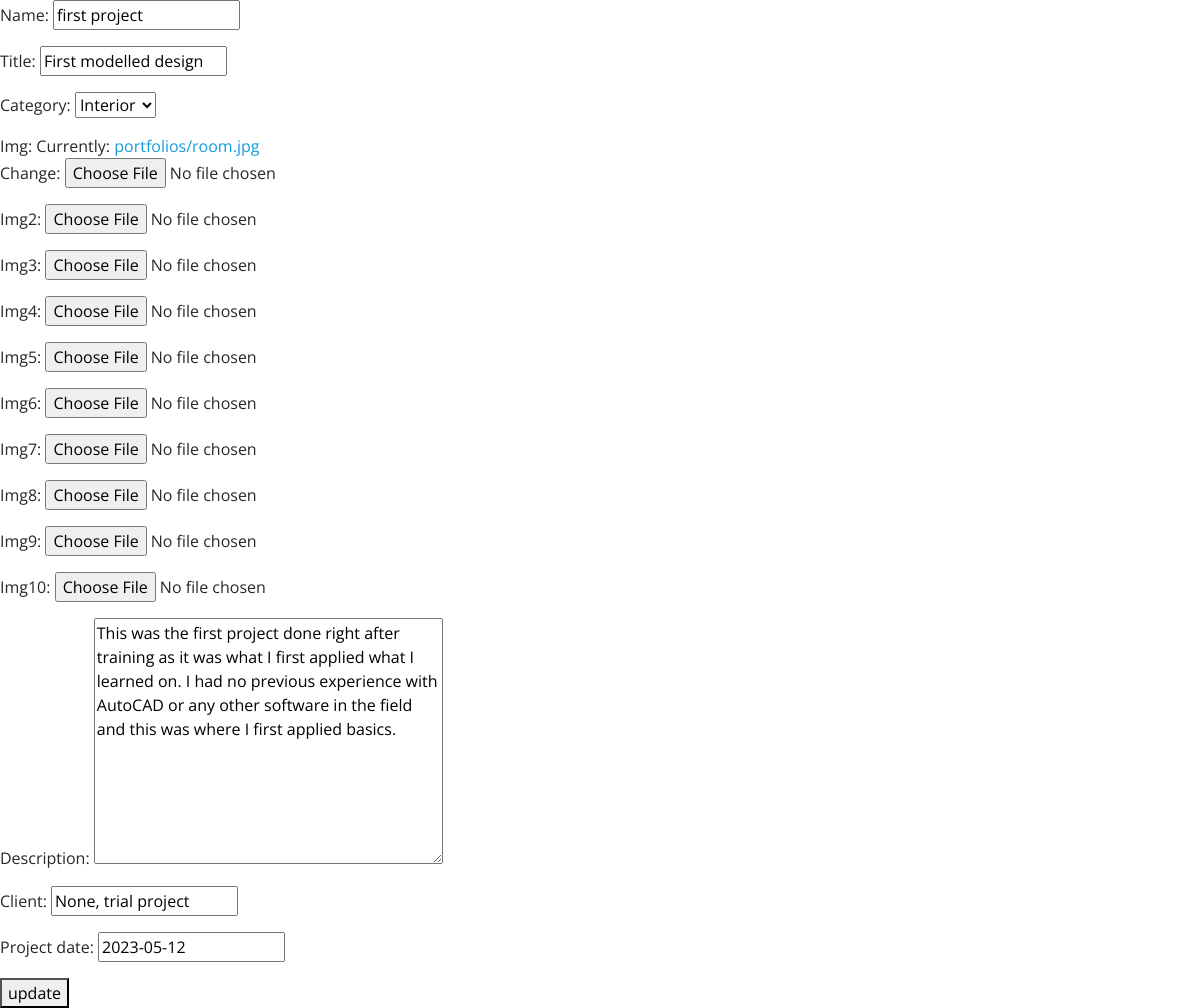
Screenshot of /portfolio-update/1 with the database file from the repository.
### pflio/models.py (models this page shows, shortened)
class Portfolio(models.Model):
    INTERIOR = 'interior'
    EXTERIOR = 'exterior'
    CATEGORY_CHOICES = [
        (INTERIOR, 'Interior'),
        (EXTERIOR, 'Exterior'),
        ]
    name = models.CharField(max_length=60)
    title = models.CharField(max_length=100)
    category = models.CharField(max_length=50, choices=CATEGORY_CHOICES)
    date = models.DateField(auto_now_add=True)
    img = models.ImageField(upload_to='portfolios')
    img2 = models.ImageField(upload_to='portfolios', blank=True, null=True)
    img3 = models.ImageField(upload_to='portfolios', blank=True, null=True)
    img4 = models.ImageField(upload_to='portfolios', blank=True, null=True)
    img5 = models.ImageField(upload_to='portfolios', blank=True, null=True)
    img6 = models.ImageField(upload_to='portfolios', blank=True, null=True)
    img7 = models.ImageField(upload_to='portfolios', blank=True, null=True)
    img8 = models.ImageField(upload_to='portfolios', blank=True, null=True)
    img9 = models.ImageField(upload_to='portfolios', blank=True, null=True)
    img10 = models.ImageField(upload_to='portfolios', blank=True, null=True)
    description = models.TextField()
    client = models.CharField(max_length=100)
    project_date = models.DateField()

### pflio/views.py (the view)
# urls.py: path('portfolio-update/<int:pk>',UpdatePortfolioView.as_view(),name='portfolio-update'),
class UpdatePortfolioView(UpdateView):
    model = Portfolio
    template_name = 'update-portfolio.html'
    fields = '__all__'

### pflio/templates/update-portfolio.html (shortened to what this page needs)
{% extends "allhead.html" %}
{% block content %}
<form method="post" enctype="multipart/form-data">
    {{ form.as_p }}
    <button type="submit">update</button>
</form>
{% endblock %}

### pflio/static/css/style.css (style rules this page uses)
body { font-family: "Open Sans", sans-serif; color: #272829; }
a { color: #149ddd; text-decoration: none; }

### rows the page displays
Portfolio: name "first project", title "First modelled design", category "Interior", description "This was the first project done right after training as it was what I first applied what I learned on. I had no previous experience with AutoCAD or any other software in the field and this was where I first applied basics.", client "None, trial project", project_date "2023-05-12"
